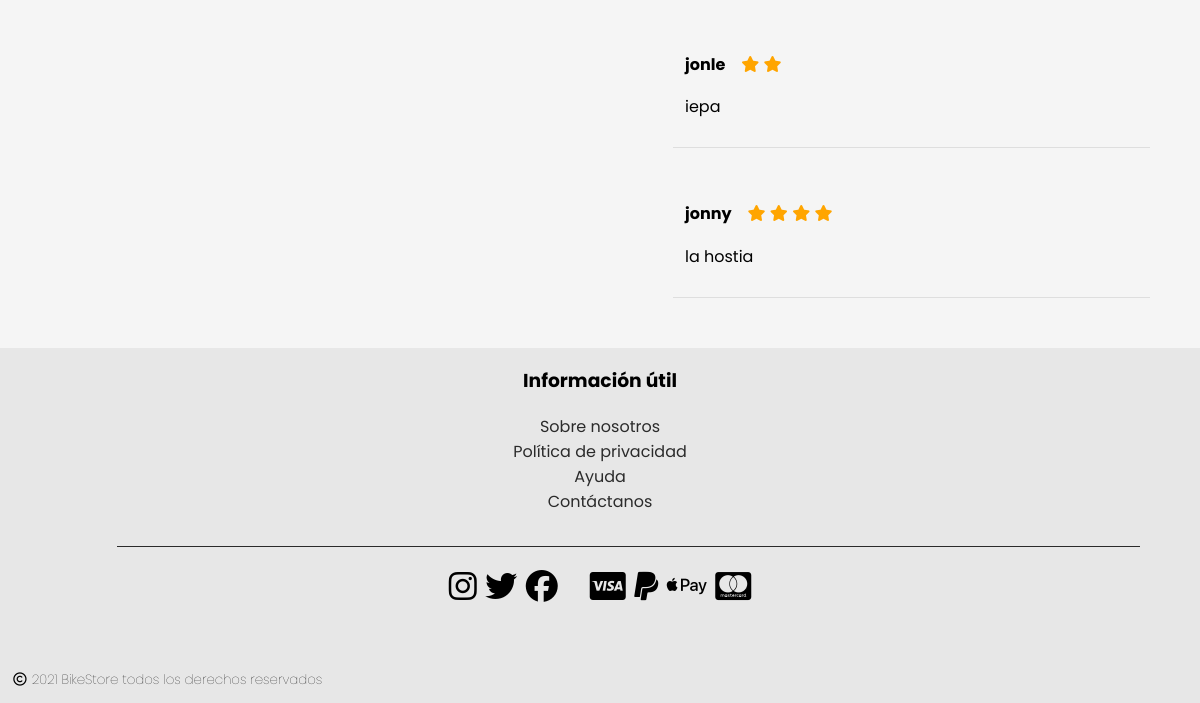
The app's page /orbea/ebike-wild (lower part), older data.
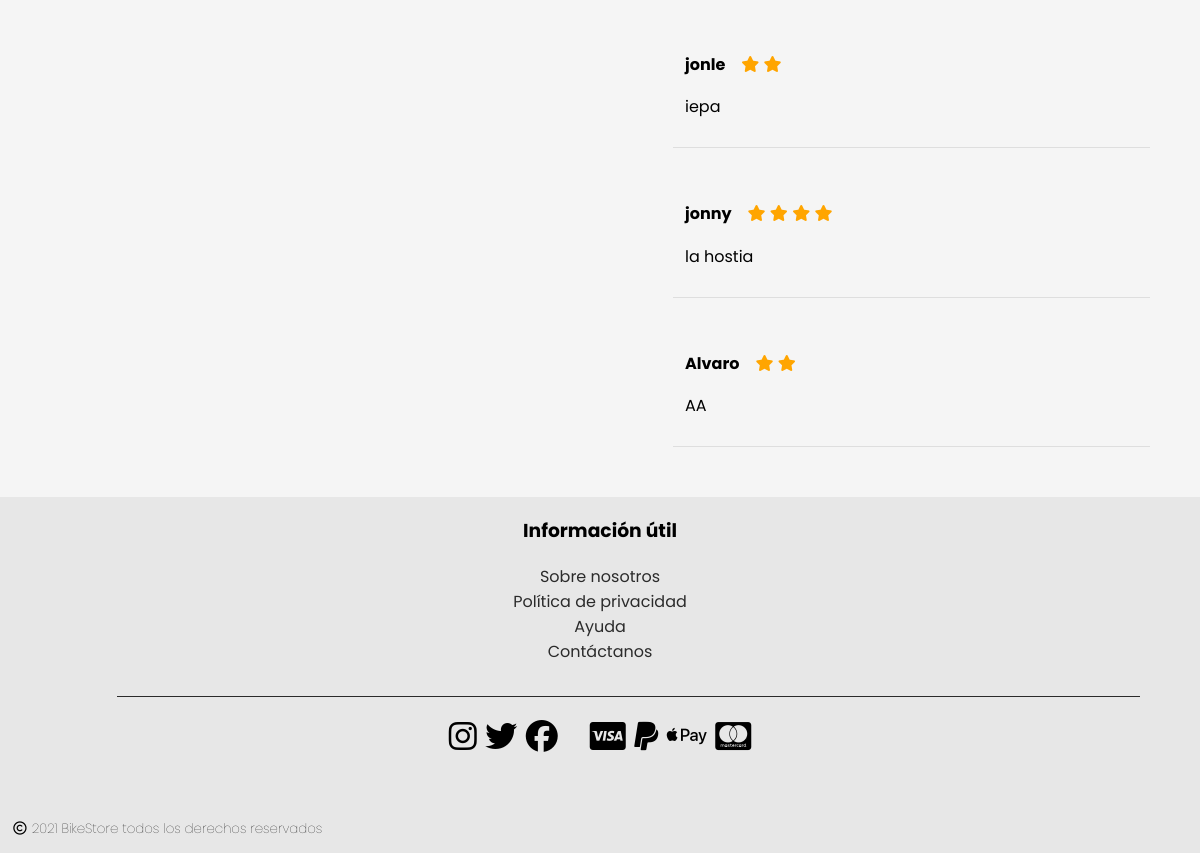
The same page, newer data.
### appMarketplace/models.py (models this page shows, shortened)
class Valoracion(models.Model):
    producto =  models.ForeignKey(Producto, on_delete=models.CASCADE)
    estrellas = models.IntegerField()
    username = models.CharField(max_length=30)
    texto = models.CharField(max_length=250)

### appMarketplace/views.py (the view, shortened to what this page needs)
class ProductoV(View):
    def get(self, request, slug_fabricante, slug_producto):
        fabricante = get_object_or_404(Fabricante, slug=slug_fabricante)
        producto = get_object_or_404(
            Producto, slug=slug_producto, fabricante=fabricante.pk)
        imagenes = Imagen.objects.filter(producto=producto.pk).all()
        caracteristicas = Caracteristica.objects.filter(
            producto=producto.pk).all()
        valoraciones = Valoracion.objects.filter(producto = producto.pk).all()
        form = ValoracionForm()
        return render(request, 'product.html', {'producto': producto, 'imagenes': imagenes, 'caracteristicas': caracteristicas,'valoraciones': valoraciones, 'form': form})

### appMarketplace/datos_base.py (called while the page is built)
def categorias(request):
    from .models import Categoria
    return {'categorias': Categoria.objects.all()}

def fabricantes(request):
    from .models import Fabricante
    return {'fabricantes': Fabricante.objects.all()}

### appMarketplace/templates/product.html (shortened to what this page needs)
{% extends "base.html" %} {% load static %} {% block title %}{{producto.nombre}}{% endblock %} {% block head %}
<link rel="stylesheet" href="{% static 'css/product.css' %}" />
{% endblock %} {% block content %}
<div class="opinions-all">
    <div class="form">
    </div>
    <div class="customers-wrapper">
        {% for valoracion in valoraciones%}
        <div class="customer-opinions">
            <div class="opinion-wrapper">
                <div class="name-star-wrapper">
                    <h4>{{valoracion.username}}</h4>
                    <span>{%for i in  "x"|ljust:valoracion.estrellas%} <i class="rating__icon rating__icon--star fa fa-star"></i>{% endfor %}</span>
                </div>
                <p>{{valoracion.texto}}</p>
            </div>
        </div>
        {% endfor %}
    </div>
</div>
{% endblock %}

Row changes from the older to the newer data that the page shows:
added Valoracion: username "Alvaro", estrellas 2 (drawn), texto "AA"
